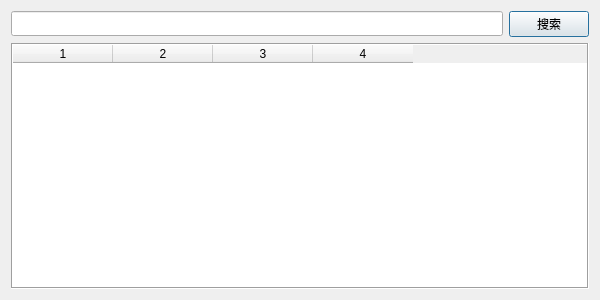
<?xml version="1.0" encoding="UTF-8"?>
<ui version="4.0">
 <class>WebSearchDialog</class>
 <widget class="QDialog" name="WebSearchDialog">
  <property name="geometry">
   <rect>
    <x>0</x>
    <y>0</y>
    <width>600</width>
    <height>300</height>
   </rect>
  </property>
  <property name="windowTitle">
   <string>搜索网络歌曲</string>
  </property>
  <layout class="QGridLayout" name="gridLayout_2">
   <item row="0" column="0">
    <layout class="QHBoxLayout" name="topLayout">
     <item>
      <widget class="QLineEdit" name="searchLnEdit">
       <property name="font">
        <font>
         <family>微软雅黑</family>
        </font>
       </property>
      </widget>
     </item>
     <item>
      <widget class="QPushButton" name="searchBtn">
       <property name="sizePolicy">
        <sizepolicy hsizetype="Minimum" vsizetype="Fixed">
         <horstretch>0</horstretch>
         <verstretch>0</verstretch>
        </sizepolicy>
       </property>
       <property name="font">
        <font>
         <family>微软雅黑</family>
        </font>
       </property>
       <property name="text">
        <string>搜索</string>
       </property>
      </widget>
     </item>
    </layout>
   </item>
   <item row="1" column="0">
    <widget class="WebMusicPlaylist" name="songTableWidget">
     <property name="frameShape">
      <enum>QFrame::Box</enum>
     </property>
     <property name="showGrid">
      <bool>false</bool>
     </property>
     <property name="sortingEnabled">
      <bool>false</bool>
     </property>
     <property name="columnCount">
      <number>4</number>
     </property>
     <attribute name="horizontalHeaderVisible">
      <bool>true</bool>
     </attribute>
     <attribute name="horizontalHeaderCascadingSectionResizes">
      <bool>false</bool>
     </attribute>
     <attribute name="horizontalHeaderShowSortIndicator" stdset="0">
      <bool>false</bool>
     </attribute>
     <attribute name="horizontalHeaderStretchLastSection">
      <bool>false</bool>
     </attribute>
     <attribute name="verticalHeaderVisible">
      <bool>false</bool>
     </attribute>
     <column/>
     <column/>
     <column/>
     <column/>
    </widget>
   </item>
  </layout>
 </widget>
 <customwidgets>
  <customwidget>
   <class>WebMusicPlaylist</class>
   <extends>QTableWidget</extends>
   <header location="global">webmusicplaylist.h</header>
  </customwidget>
 </customwidgets>
 <resources/>
 <connections/>
</ui>
